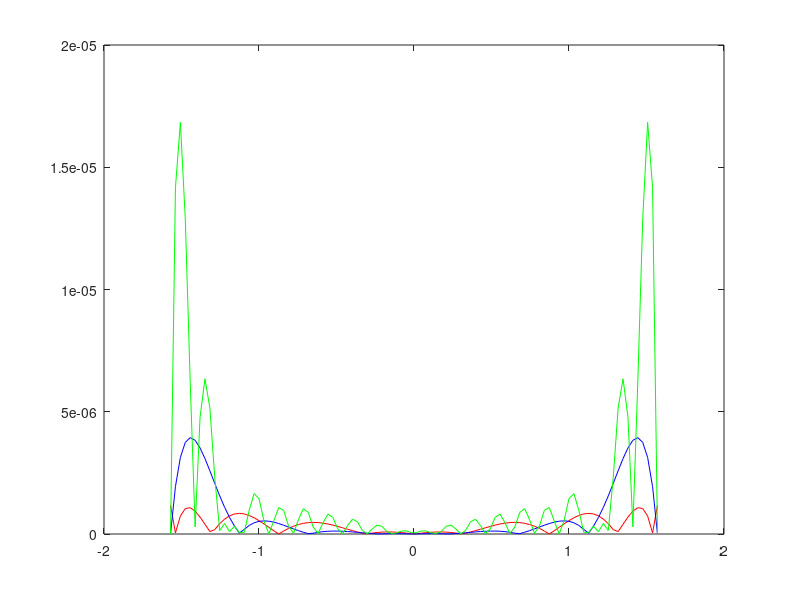

This figure's MATLAB source:
clear all;
a=-pi/2;
b=pi/2;
n=100;
h=(b-a)/(n-1);
x=a:h:b;
y=sin(x);
m=7;
n=20;
%Узлы Чебышева
for j=1:m+2,
    t(j)=cos((2*j-1)*pi/2/(m+1));
end
XchN=(a+b)/2+(b-a)*t/2;
YchN=sin(XchN);
Ach=polyfit(XchN,YchN,m);
Pch=polyval(Ach,x);
%Равномерные узлы
hx=(b-a)/m;
Xp=a:hx:b;
Yp=sin(Xp);
Ap=polyfit(Xp,Yp,m);
Pp=polyval(Ap,x);
plot(x, abs(y-Pch),'r', x,abs(y-Pp),'b');
hold on;
%Сплайн
hsp=(b-a)/n;
Xsp=a:hsp:b;
Ysp=sin(Xsp);
Spl=spline(Xsp,Ysp,x);
plot(x,abs(y-Spl),'g');
hold off
